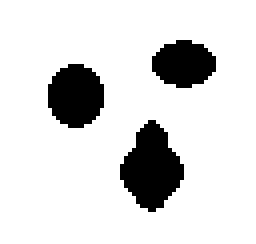
%> input picture 第三次作业/CV code_Sample/code/three.bmp, 64 x 61 px (shown 4 times larger)
$ octave Test_demo_Three.m   (GNU Octave 9; MATLAB toolbox functions it lacks are replaced by stand-ins)
%> lines starting %> are read from the running program, lines starting %| are printed output that depends on the picture; in (x1, y1, x2, y2) boxes, pixels count from 0 and x2, y2 are one past the last pixel; in counts of white or black regions, pixels touching at a corner belong together; the program's own positions count from 1
### 第三次作业/CV code_Sample/code/plotLevelSet.m
function [c,h]=plotLevelSet(u,zLevel, style)
%   plotLevelSet(u,zLevel, style) plot the level contour of function u at
%   the zLevel.
%   created on 04/26/2004
%   author: Chunming Li
%   email: li_chunming@hotmail.com
%   Copyright (c) 2004-2006 by Chunming Li
% hold on;
[c,h] = contour(u,[zLevel zLevel],style);
% hold off;

### 第三次作业/CV code_Sample/code/BoundMirrorExpand.m
function B = BoundMirrorExpand(A)

[m,n] = size(A);
yi = 2:m+1;
xi = 2:n+1;
B = zeros(m+2,n+2);
B(yi,xi) = A;
B([1 m+2],[1 n+2]) = B([3 m],[3 n]);  % mirror corners
B([1 m+2],xi) = B([3 m],xi);          % mirror left and right boundary
B(yi,[1 n+2]) = B(yi,[3 n]);          % mirror top and bottom boundary

### 第三次作业/CV code_Sample/code/evolution_cv.m
function phi = EVOLUTION_CV(I, phi0, mu, nu, lambda, delta_t, epsilon, numIter, g);
%   evolution_withoutedge(I, phi0, mu, nu, lambda_1, lambda_2, delta_t, delta_h, epsilon, numIter);
%   input:
%       I: input image
%       phi0: level set function to be updated
%       mu: weight for length term
%       nu: weight for area term, default value 0
%       lambda:  weight for c1 fitting term
%       delta_t: time step
%       numIter: number of iterations
%   output:
%       phi: updated level set function
%
%   created on 04/26/2004
%   author: Chunming Li
%   email: li_chunming@hotmail.com
%   Copyright (c) 2004-2006 by Chunming Li


I = BoundMirrorExpand(I); % 镜像边缘延拓
phi = BoundMirrorExpand(phi0);
g = BoundMirrorExpand(g);
for k = 1 : numIter
    phi = BoundMirrorEnsure(phi);
    g = BoundMirrorEnsure(g);
    Curv = curvature(phi);

    fphi=(0.5/epsilon)*(1+cos(pi*phi/epsilon));
    DELTAPHI = fphi.*(phi<=epsilon)&(phi>=-epsilon);

    PHIxxyy = del2(phi);

    [gx,gy]=gradient(g);
    [phix,phiy]=gradient(phi);

    norm=sqrt(phix.^2 + phiy.^2 + 1e-10);
    phixn=phix./norm;phiyn=phiy./norm;


    % updating the phi function
    phi=phi+delta_t*(mu*(4*PHIxxyy-Curv)+lambda*DELTAPHI.*(gx.*phixn+gy.*phiyn+g.*Curv)+nu*g.*DELTAPHI);
end
phi = BoundMirrorShrink(phi); % 去掉延拓的边缘

### 第三次作业/CV code_Sample/code/BoundMirrorShrink.m
function B = BoundMirrorShrink(A)
[m,n] = size(A);
yi = 2:m-1;
xi = 2:n-1;
B = A(yi,xi);

### 第三次作业/CV code_Sample/code/Test_demo_Three.m
%   Matlad code implementing Chan-Vese model in the paper 'Active Contours Without Edges'
%   This method works well for bimodal images, for example the image 'three.bmp'

clear;
close all;
clc;

Img=imread('three.bmp');      % example that CV model works well
%> Img is the input picture: size 61x64x3 uint8; values 128 (black) and 192 (white), 85.9% white; 3 black regions, box (x1, y1, x2, y2) and area: (30, 30, 46, 53) 231, (12, 16, 26, 32) 176, (38, 10, 54, 22) 144

U=Img(:,:,1);
% get the size
[nrow,ncol] =size(U);
%> nrow = 61; ncol = 64
numIter = 30;

a= 3;b=4;  % For TWOCELL
initial=6*ones(nrow,ncol);
initial(a:end-b,a:end-b)=0;
%> initial: size 61x64 double; values 0 (black) and 6 (white), 18.3% white; 1 white region, box (x1, y1, x2, y2) and area: (0, 0, 64, 61) 714
initial(a+1:end-b+1,a+1:end-b+1)=-6;
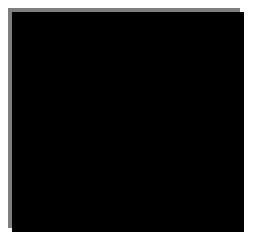
%> initial: size 61x64 double (shown 4 times larger); min -6, max 6, mean -3.98; drawn with min black and max white
phi_0 = initial;

delta_t = 5;
lambda = 5.0;
nu = 5;
mu = 0.04;
epsilon = 1.0;
% Edge Indicator Function.
I = double(U);


sigma = 0.5;
G = fspecial('gaussian',15,sigma);
II = conv2(I,G,'same');
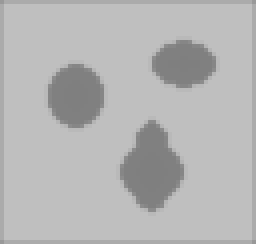
%> II: size 61x64 double (shown 4 times larger); min 128, max 192, mean 181.7
[Ix,Iy]=gradient(II);
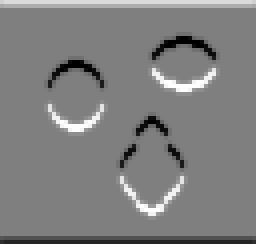
%> Iy: size 61x64 double (shown 4 times larger); min -28.58, max 28.58, mean 0; mean of the top-left, top-right, bottom-left and bottom-right quarters 0.4, 0.9, -0.4, -0.9; drawn with min black and max white
f = Ix.^2+Iy.^2;
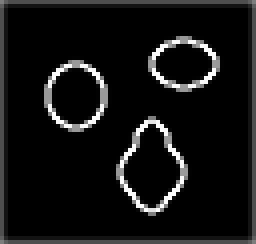
%> f: size 61x64 double (shown 4 times larger); min 0, max 1354.3, mean 104.5; drawn with min black and max white
g=1./( 1 + f );


% iteration should begin from here
phi=phi_0;
figure(2);
subplot(1,2,1); mesh(phi);
subplot(1,2,2); imagesc(uint8(I));colormap(gray)
hold on;
plotLevelSet(phi,0,'r');

%> (the run ends here)
